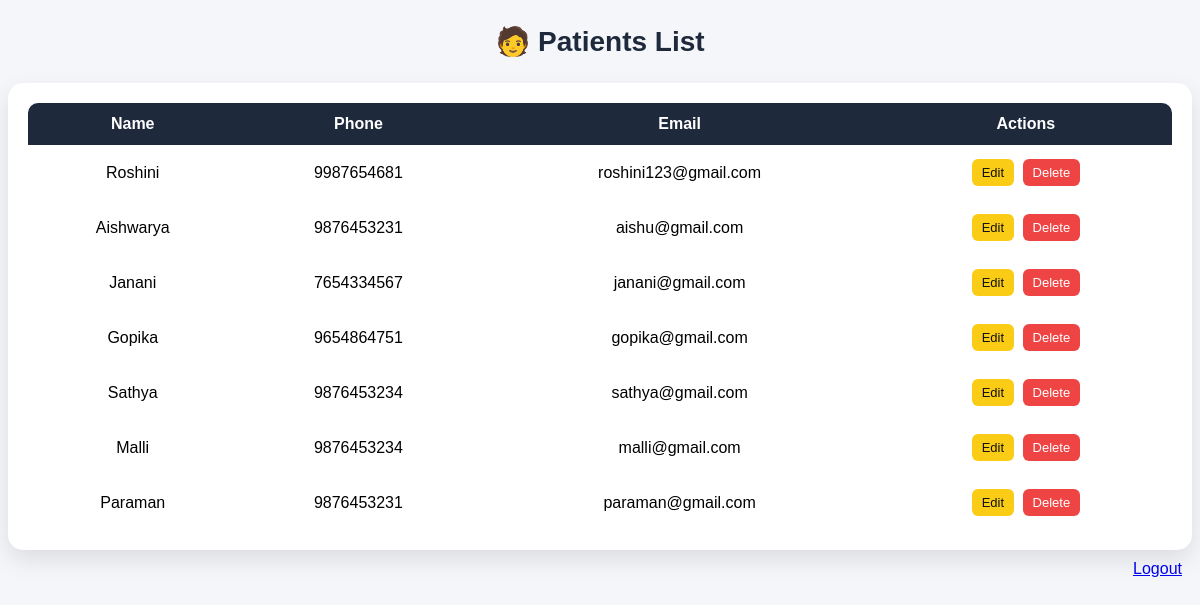
The page /happ/patient_list/ on the database its author committed.
### happ/models.py (models this page shows, shortened)
class Patient(models.Model):
    patient_id = models.AutoField(primary_key=True)
    name = models.CharField(max_length=100)
    username = models.CharField(max_length=100, unique=True)
    password = models.CharField(max_length=100)
    dob = models.DateField()
    gender = models.CharField(max_length=10)
    phone = models.CharField(max_length=15)
    email = models.EmailField(unique=True)
    address = models.TextField()
    blood_group = models.CharField(max_length=5)

### happ/views.py (the view)
# urls.py: path('patient_list/', views.patient_list, name='patient_list'),
def patient_list(request):
    patients = Patient.objects.all()
    return render(request, 'patient_list.html', {'patients': patients})

### happ/templates/patient_list.html (shortened to what this page needs)
{% block content %}
<div class="container">
    <div class="page-title">🧑 Patients List</div>
    <div class="table-card">
        <div class="table-responsive">
            <table>
                <thead>
                    <tr>
                        <th>Name</th>
                        <th>Phone</th>
                        <th>Email</th>
                        <th>Actions</th>
                    </tr>
                </thead>
                <tbody>
                    {% for p in patients %}
                    <tr>
                        <td>{{ p.name }}</td>
                        <td>{{ p.phone }}</td>
                        <td>{{ p.email }}</td>
                        <td>
                            <a href="{% url 'update_patient' p.patient_id %}" class="btn edit">Edit</a>
                            <a href="{% url 'delete_patient' p.patient_id %}" class="btn delete">Delete</a>
                        </td>
                    </tr>
                    {% empty %}
                    <tr>
                        <td colspan="4" class="empty">
                            No patients found
                        </td>
                    </tr>
                    {% endfor %}
                </tbody>
            </table>
        </div>
    </div>
</div>
{% endblock %}
<div style="text-align:right;padding:10px;"><a href="{% url 'logout' %}">Logout</a></div>

### happ/templates/patient_list.html (style rules this page uses)
.page-title { text-align:center; font-size:28px; font-weight:bold; margin:25px 0; color:#1e293b; }
.table-card { background:white; padding:20px; border-radius:15px; box-shadow:0 10px 25px rgba(0,0,0,0.1); }
table { width:100%; border-collapse:collapse; border-radius:10px; overflow:hidden; }
thead { background:#1e293b; color:white; }
th, td { padding:12px; text-align:center; }
.btn { padding:6px 10px; border-radius:6px; font-size:13px; text-decoration:none; margin:2px; display:inline-block; }
.edit { background:#facc15; color:#111; }
.delete { background:#ef4444; color:white; }

### rows shown on the page
Patient: name "Roshini", phone "9987654681", email "roshini123@gmail.com"
Patient: name "Aishwarya", phone "9876453231", email "aishu@gmail.com"
Patient: name "Janani", phone "7654334567", email "janani@gmail.com"
Patient: name "Gopika", phone "9654864751", email "gopika@gmail.com"
Patient: name "Sathya", phone "9876453234", email "sathya@gmail.com"
Patient: name "Malli", phone "9876453234", email "malli@gmail.com"
Patient: name "Paraman", phone "9876453231", email "paraman@gmail.com"
